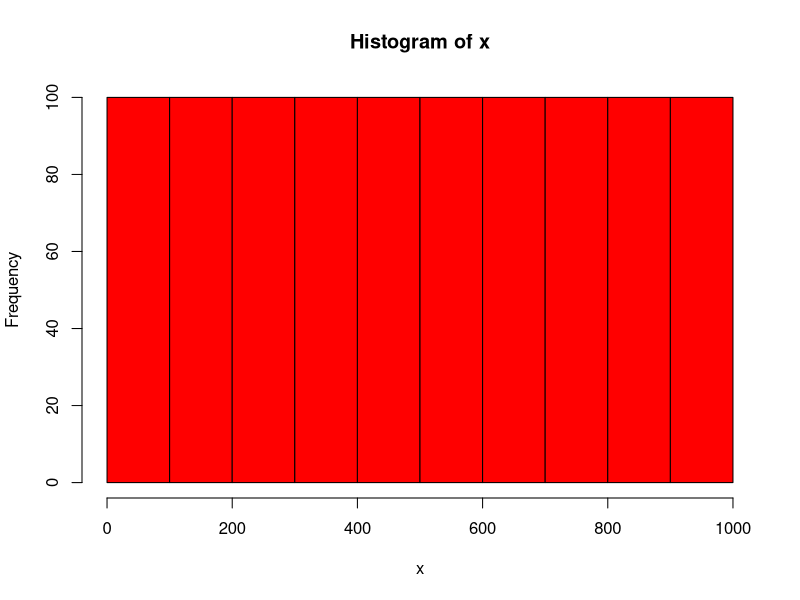

The R source for this figure: (Note: this script raises an error after producing the figure.)

x = 1:1000


hist(x, col='red')

n <- 4     # Number of trials (population size)
s <- 2000  # Number of simulations
m <- c(20, 100, 500, 1000)

EX <- n*p
VarX <- n*p*(1-p)

Z_score <- matrix(NA, nrow = s, ncol = length(m))
for (i in 1:s){
  for (j in 1:length(m)){ # loop over sample size
    samp <- rbinom(n = m[j], size = n, prob = 0.05)
    sample_mean <- mean(samp) # sample mean
    # Calculate Z score for mean of each sample size
    Z_score[i,j] <- (sample_mean-EX)/sqrt(VarX/m[j]) 
  }
}

set.seed(2)
sample(1:6, 10, replace = TRUE)

set.seed(2)
sample(1:5, 10, replace = TRUE)


set.seed(3)

data<-c()
for(i in 1:20){
	data <- c(data, sample(iris$Sepal.Length, 5))
}
x <- c(data)

hist(x)


data <- rnorm(150, 0, 1)
s <- c()
n <- 1000 #Number of samples
k <- 30 #size of each samples

for (i in 1:n){
	s[i] = mean(sample(data, k, replace = TRUE))
}
hist(s)



data <- iris
s30 <- c()
s50 <- c()
s500 <- c()
n =9000
for ( i in 1:n){
s30[i] = mean(sample(data$Sepal.Length,30, replace = TRUE))
s50[i] = mean(sample(data$Sepal.Length,50, replace = TRUE))
s500[i] = mean(sample(data$Sepal.Length,500, replace = TRUE))
}
par(mfrow=c(1,3))
hist(s30, col ="lightblue",main="Sample size=30",xlab ="wall thickness")
abline(v = mean(s30), col = "red")

hist(s50, col ="lightgreen", main="Sample size=50",xlab ="wall thickness")
abline(v = mean(s50), col = "red")

hist(s500, col ="orange",main="Sample size=500",xlab ="wall thickness")
abline(v = mean(s500), col = "red")


